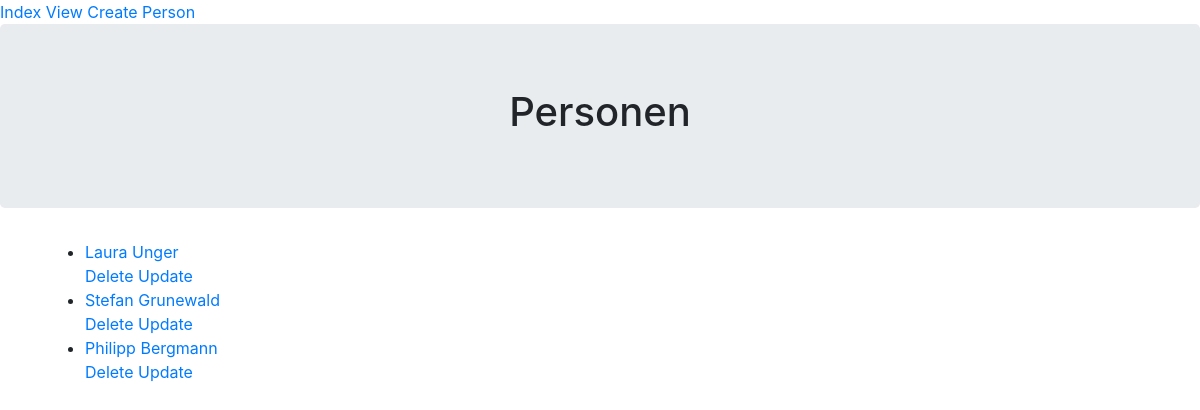
/genericviews/, run on the app's committed database.
### genericviews/models.py (models this page shows)
class Person(models.Model):
    first_name = models.CharField(max_length = 30)
    last_name = models.CharField(max_length = 30)

### genericviews/views.py (the view)
# urls.py: path('', views.IndexView.as_view(), name='index'),
class IndexView(generic.ListView):
     template_name = 'genericviews/index.html'
     context_object_name = 'person_list'
     def get_queryset(self):
        return Person.objects.all()

### genericviews/templates/genericviews/index.html (shortened to what this page needs)
<!DOCTYPE html>
<html lang="en">
<head>
    {% load static %}
    <link rel= "stylesheet" type="text/css" href="{% static 'functions/css/bootstrap.min.css' %}">
</head>
<body>
    <a href="{% url 'genericviews:index' %}"> Index View </a>
    <a href="{% url 'genericviews:createperson' %}"> Create Person </a>
    <div class="jumbotron text-center">
        <h1>Personen</h1>
    </div>
    <div class="container">
        <div class="row">
            <div class="col-sm-12">
                {% if person_list %}
               <ul>
                    {% for person in person_list %}
                       <li>
                            <a href = "{% url 'genericviews:detail' person.id %}">
                                {{ person.first_name }} {{ person.last_name }} <br />
                                <a href="{% url 'genericviews:delete' person.id  %}"> Delete</a>
                                <a href="{% url 'genericviews:update' person.id  %}"> Update</a>
                            </a>
                        </li>
                    {% endfor %}
               </ul>
                {% else %}
                    <p> Es sind keine Einträge verfügbar </p>
                {% endif %}
            </div>
        </div>
    </div>
</body>
</html>

### data on the page
Person: first_name "Laura", last_name "Unger"
Person: first_name "Stefan", last_name "Grunewald"
Person: first_name "Philipp", last_name "Bergmann"
